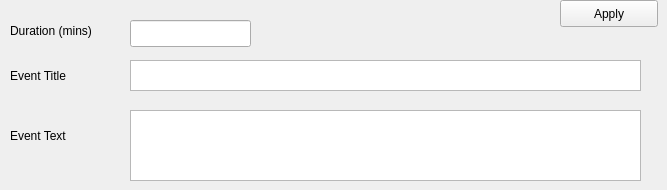
    <widget class="QWidget" name="tab_epg">
     <attribute name="title">
      <string>EPG</string>
     </attribute>
     <widget class="QLabel" name="label_18">
      <property name="geometry">
       <rect>
        <x>10</x>
        <y>10</y>
        <width>109</width>
        <height>42</height>
       </rect>
      </property>
      <property name="text">
       <string>Duration (mins)</string>
      </property>
     </widget>
     <widget class="QLineEdit" name="lineEditEPGDuration">
      <property name="geometry">
       <rect>
        <x>130</x>
        <y>20</y>
        <width>121</width>
        <height>27</height>
       </rect>
      </property>
     </widget>
     <widget class="QLabel" name="label_19">
      <property name="geometry">
       <rect>
        <x>10</x>
        <y>60</y>
        <width>109</width>
        <height>31</height>
       </rect>
      </property>
      <property name="text">
       <string>Event Title</string>
      </property>
     </widget>
     <widget class="QLabel" name="label_20">
      <property name="geometry">
       <rect>
        <x>10</x>
        <y>120</y>
        <width>109</width>
        <height>31</height>
       </rect>
      </property>
      <property name="text">
       <string>Event Text</string>
      </property>
     </widget>
     <widget class="QPlainTextEdit" name="plainTextEditEPGTitle">
      <property name="geometry">
       <rect>
        <x>130</x>
        <y>60</y>
        <width>511</width>
        <height>31</height>
       </rect>
      </property>
     </widget>
     <widget class="QPlainTextEdit" name="plainTextEditEPGText">
      <property name="geometry">
       <rect>
        <x>130</x>
        <y>110</y>
        <width>511</width>
        <height>71</height>
       </rect>
      </property>
     </widget>
     <widget class="QPushButton" name="pushButtonApplyEPG">
      <property name="geometry">
       <rect>
        <x>560</x>
        <y>0</y>
        <width>98</width>
        <height>27</height>
       </rect>
      </property>
      <property name="text">
       <string>Apply</string>
      </property>
     </widget>
    </widget>
